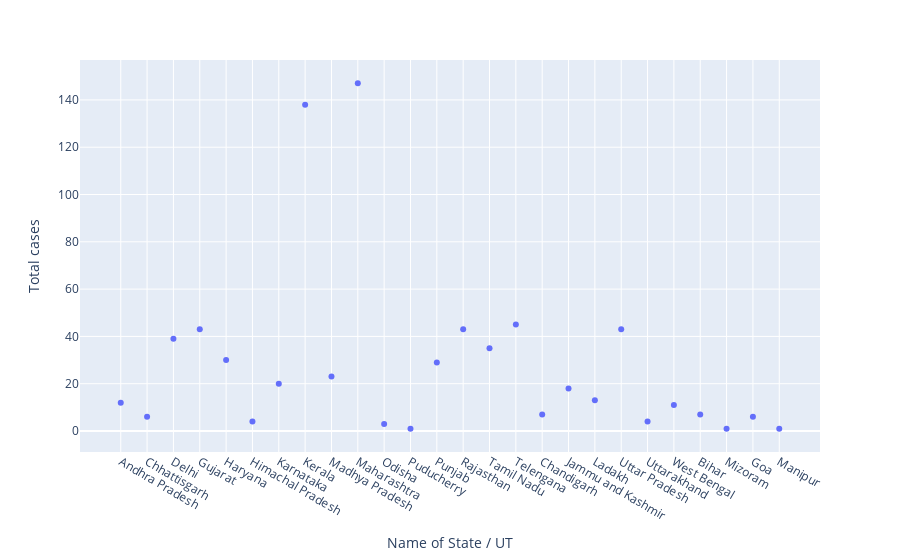

Here is the notebook cell this chart was saved with:
### Markdown cell above
Scatter plots in plotly represent our data well with many features that make analysis very easy. Now we will compare with plotly express and get to see the difference  between the three.

### Code cell
#ploting scatter plot using plotly express.
px.scatter(dfindia,x="Name of State / UT",y="Total cases")

### Figure 1 — Plotly figure (JSON) as saved in the notebook; plotly's stock layout.template omitted (floating-point values rounded to 4 significant figures)
{"data": [{"hovertemplate": "Name of State / UT=%{x}<br>Total cases=%{y}<extra></extra>", "legendgroup": "", "marker": {"color": "#636efa", "symbol": "circle"}, "mode": "markers", "name": "", "showlegend": false, "type": "scatter", "x": ["Andhra Pradesh", "Chhattisgarh", "Delhi", "Gujarat", "Haryana", "Himachal Pradesh", "Karnataka", "Kerala", "Madhya Pradesh", "Maharashtra", "Odisha", "Puducherry", "Punjab", "Rajasthan", "Tamil Nadu", "Telengana", "Chandigarh", "Jammu and Kashmir", "Ladakh", "Uttar Pradesh", "Uttarakhand", "West Bengal", "Bihar", "Mizoram", "Goa", "Manipur"], "xaxis": "x", "y": [12, 6, 39, 43, 30, 4, 20, 138, 23, 147, 3, 1, 29, 43, 35, 45, 7, 18, 13, 43, 4, 11, 7, 1, 6, 1], "yaxis": "y"}], "layout": {"legend": {"tracegroupgap": 0}, "margin": {"t": 60}, "xaxis": {"anchor": "y", "domain": [0, 1], "title": {"text": "Name of State / UT"}}, "yaxis": {"anchor": "x", "domain": [0, 1], "title": {"text": "Total cases"}}}}
